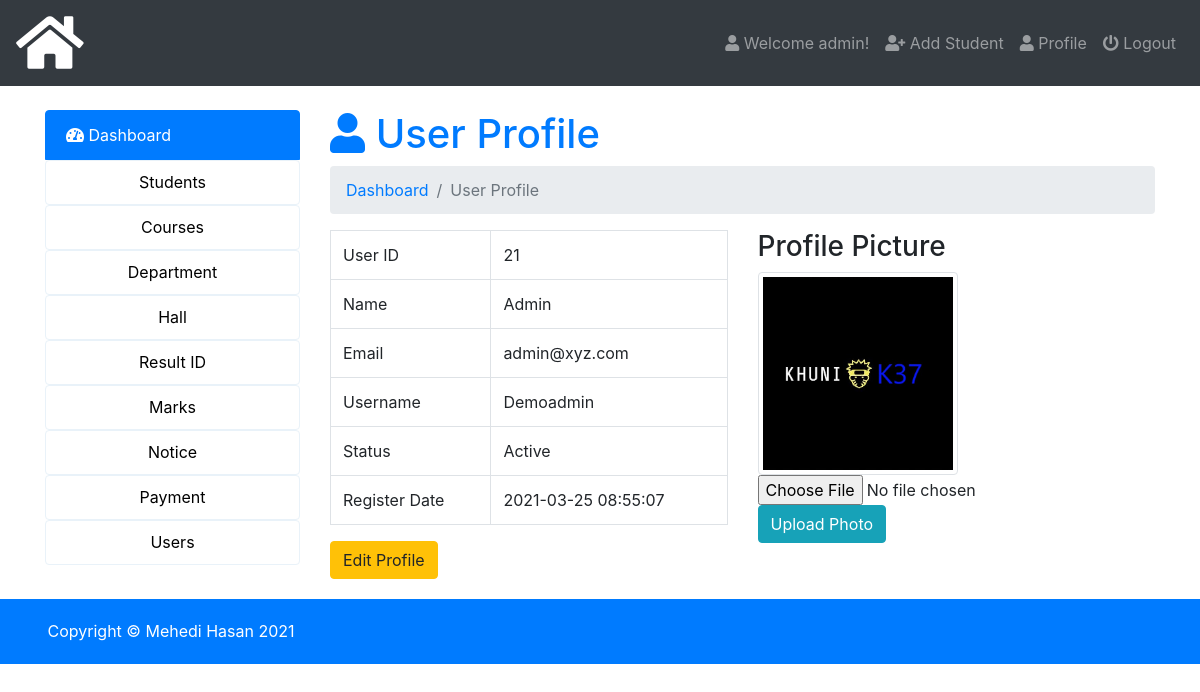
Page /admin/index.php?page=user-profile (signed in) on the committed database.
### tables this page shows
CREATE TABLE `users` (
  `id` int(5) NOT NULL,
  `name` varchar(50) NOT NULL,
  `email` varchar(50) NOT NULL,
  `username` varchar(50) NOT NULL,
  `password` varchar(100) NOT NULL,
  `photo` varchar(50) NOT NULL,
  `status` varchar(12) NOT NULL,
  `datetime` timestamp NOT NULL DEFAULT CURRENT_TIMESTAMP
);

### admin/user-profile.php (the view, shortened to what this page needs)
<?php
$user=  $_SESSION['user_login'];
?>
<h1 class="text-primary"><i class="fas fa-user"></i>  User Profile</h1>
<nav aria-label="breadcrumb">
  <ol class="breadcrumb">
     <li class="breadcrumb-item" aria-current="page"><a href="index.php">Dashboard </a></li>
     <li class="breadcrumb-item active" aria-current="page">User Profile</li>
  </ol>
</nav>
<?php
  $query = mysqli_query($db_con, "SELECT * FROM `users` WHERE `username` ='$user';");
  $row = mysqli_fetch_array($query);
 ?>
<div class="row">
  <div class="col-sm-6">
    <table class="table table-bordered">
      <tr>
        <td>User ID</td>
        <td><?php echo $row['id']; ?></td>
      </tr>
      <tr>
        <td>Name</td>
        <td><?php echo ucwords($row['name']); ?></td>
      </tr>
      <tr>
        <td>Email</td>
        <td><?php echo $row['email']; ?></td>
      </tr>
      <tr>
        <td>Username</td>
        <td><?php echo ucwords($row['username']); ?></td>
      </tr>
      <tr>
        <td>Status</td>
        <td><?php echo ucwords($row['status']); ?></td>
      </tr>
      <tr>
        <td>Register Date</td>
        <td><?php echo $row['datetime']; ?></td>
      </tr>
    </table>
    <a class="btn btn-warning pull-right" href="index.php?page=edit-user&id=<?php echo base64_encode($row['id']); ?>">Edit Profile</a>
  </div>
  <div class="col-sm-6">
    <h3>Profile Picture</h3>
    <a href="images/<?php echo $row['photo']; ?>">
      <img class="img-thumbnail" id="imguser" src="images/<?php echo $row['photo']; ?>" width="200px">
    </a>
     ?><br>
    <form method="POST" enctype="multipart/form-data">
      <input type="file" name="userphoto" required="" id="photo"><br>
      <input class="btn btn-info" type="submit" name="upphoto" value="Upload Photo">
    </form>
  </div>
</div>

### admin/index.php (shortened to what this page needs)
<?php require_once 'db_con.php';
?>
<!doctype html>
<html lang="en">
  <head>
    <link rel="stylesheet" href="../css/bootstrap.min.css">
    <link rel="stylesheet" href="../css/dataTables.bootstrap4.min.css">
    <link rel="stylesheet" href="../css/fontawesome.min.css">
    <link rel="stylesheet" href="../css/solid.min.css">
    <link rel="stylesheet" href="https://cdnjs.cloudflare.com/ajax/libs/animate.css/4.0.0/animate.min.css"/>
    <link rel="stylesheet" type="text/css" href="../css/style.css">
  </head>
  <body>
<nav class="navbar navbar-expand-lg navbar-dark bg-dark">
  <a class="navbar-brand" href="index.php"><i class="fas fa-home fa-3x"></i></a>
  <div class="navbar-collapse collapse justify-content-end" id="navbarSupportedContent">
    <?php $showuser = $_SESSION['user_login']; $haha = mysqli_query($db_con,"SELECT * FROM `users` WHERE `username`='$showuser';"); $showrow=mysqli_fetch_array($haha); ?>
    <ul class="nav navbar-nav ">
      <li class="nav-item"><a class="nav-link" href="index.php?page=user-profile"><i class="fa fa-user"></i> Welcome <?php echo $showrow['name']; ?>!</a></li>
      <li class="nav-item"><a class="nav-link" href="index.php?page=add-student"><i class="fa fa-user-plus"></i> Add Student</a></li>
      <li class="nav-item"><a class="nav-link" href="index.php?page=user-profile"><i class="fa fa-user"></i> Profile</a></li>
      <li class="nav-item"><a class="nav-link" href="logout.php"><i class="fa fa-power-off"></i> Logout</a></li>
    </ul>
  </div>
</nav>
<br>
    <div class="container">
        <div class="row">
          <div class="col-md-3">
            <div class="list-group">
              <a href="index.php?page=dashboard" class="list-group-item list-group-item-action active"><i class="fas fa-tachometer-alt"></i> Dashboard</a>
              <div class="dropdown">
                <button class="dropbtn">Students</button>
              </div>
              <div class="dropdown">
                <button class="dropbtn">Courses</button>
              </div>
              <div class="dropdown">
                <button class="dropbtn">Department</button>
              </div>
              <div class="dropdown">
                <button class="dropbtn">Hall</button>
              </div>
              <div class="dropdown">
                <button class="dropbtn">Result ID</button>
              </div>
              <div class="dropdown">
                <button class="dropbtn">Marks</button>
              </div>
              <div class="dropdown">
                <button class="dropbtn">Notice</button>
              </div>
              <div class="dropdown">
                <button class="dropbtn">Payment</button>
              </div>
              <div class="dropdown">
                <button class="dropbtn">Users</button>
              </div>
            </div>
          </div>
          <div class="col-md-9">
             <div class="content">
                 <?php
                   if (isset($_GET['page'])) {
                    $page = $_GET['page'].'.php';
                    }else{
                      $page = 'dashboard.php';
                    }
                    if (file_exists($page)) {
                      require_once $page;
                    }else{
                      require_once '404.php';
                    }
                  ?>
             </div>
        </div>
        </div>
    </div>
    <footer>
      <div class="container">
      <p>Copyright &copy; Mehedi Hasan <?php echo date('Y') ?></p>
      </div>
    </footer>
  </body>
</html>

### css/style.css (style rules this page uses)
footer { background: #007BFF; color: #fff; padding: 20px 0px 5px 5px; margin-top: 20px; }
input#photo { width: 260px; }

### admin/index.php (style rules this page uses)
.dropbtn { width:100%; height: 45px; border-style: ridge; line-height: 35px; padding: 0 12px; display: inline-block; border-radius: 4px; cursor: pointer; transition: all .1s; box-sizing: border-box; text-align: center; background-color: #fff; border: 1px solid #e9f2f9; font-size: 16px; position: relative; }
.dropdown { position: relative; display: inline-block; }

### rows in the picture
users: name "admin", id "21", name "Admin", email "admin@xyz.com", username "Demoadmin", status "Active", datetime "2021-03-25 08:55:07", photo (picture)
